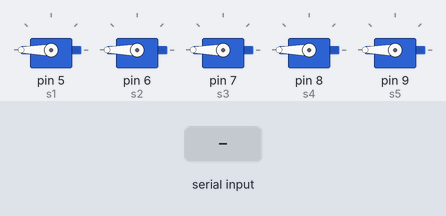
The sketch below on a simulated Arduino Uno, built with avr-gcc and run on an emulated ATmega328P. Shown: 5 × servo. Inputs (shaded band) come from the test bench. What the sketch prints to the serial monitor is not drawn.

Above: at 1.2 s.
1.3 s: "90,45\n" received over Serial
At 3.4 s:
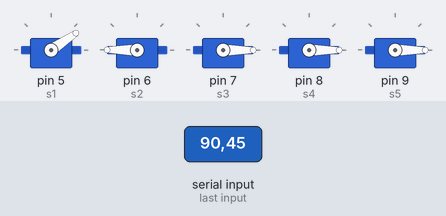
3.8 s: "30,150\n" received over Serial
At 5.4 s:
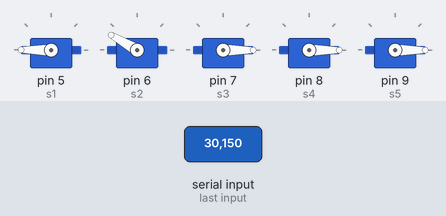
6.3 s: "0\n" received over Serial
At 8.3 s:
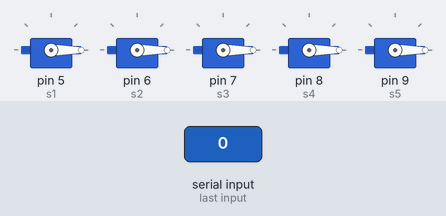
8.8 s: "5\n" received over Serial
At 10.2 s:
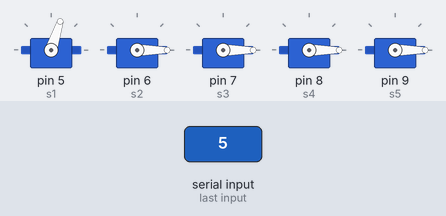
11.3 s: "90\n" received over Serial
At 13.3 s:
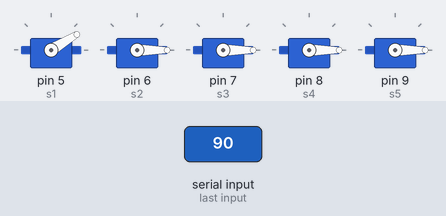
13.8 s: "200\n" received over Serial
At 15.3 s:
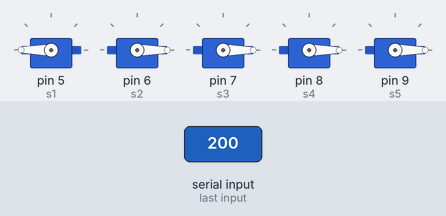
Timing chart, 0 to 16.8 s (numbered marks = the images above; inputs shaded):
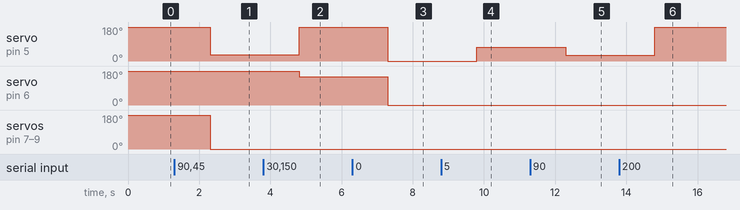

The sketch:

Sending_Servo_data_to_Arduino_from_python.ino
```cpp
#include<Servo.h>

//variables to transform the string into numbers
String msg;    //message sent from python
int number[5]; //vector for storing servo data
int power;     //exponentiation to calculate servo data
int k;         //counter
int pos;       //position to store the servo data

//servo pin
int s1 = 5;
int s2 = 6;
int s3 = 7;
int s4 = 8;
int s5 = 9;

//servo objects
Servo m1;
Servo m2;
Servo m3;
Servo m4;
Servo m5;

void setup() {
  //select the servo pin
  m1.attach(s1);
  m2.attach(s2);
  m3.attach(s3);
  m4.attach(s4);
  m5.attach(s5);

  //initialize the serial port
  Serial.begin(9600);

  //servo reset
  m1.write(180);
  m2.write(180);
  m3.write(180);
  m4.write(180);
  m5.write(180);
}

void loop(){

  //if there is data avaible read it
  if(Serial.available()){

    //read message
    msg = Serial.readString();

    //vector reset
    for (k=0;k<5;k++){
      number[k]=0;
    }

    //Servo data calculation
    for (k=0; k<15; k++){
      //position setting
      switch (k){
        case 0: case 1: case 2: pos=0; break;
        case 3: case 4: case 5: pos=1; break;
        case 6: case 7: case 8: pos=2; break;
        case 9: case 10: case 11: pos=3; break;
        case 12: case 13: case 14: pos=4; break;
      }
      //pow setting
      switch (k){
        case 0: case 3: case 6: case 9: case 12: power=100; break;
        case 1: case 4: case 7: case 10: case 13: power=10; break;
        case 2: case 5: case 8: case 11: case 14: power=1; break;
      }
      //sum of the number
      number[pos]+=(((int)msg.charAt(k))-48)*power;
    }

    m1.write(number[0]);
    m2.write(number[1]);
    m3.write(number[2]);
    m4.write(number[3]);
    m5.write(number[4]);

    Serial.print(1);
  }
}
```

Measured:
- after the input at 1.3 s, servo on pin 5 (s1): 180° → 34° after 1.0 s; servo on pin 7 (s3), servo on pin 8 (s4), servo on pin 9 (s5): 180° → 0° after 1.0 s
- after the input at 3.8 s, servo on pin 5 (s1): 34° → 180° after 1.0 s; servo on pin 6 (s2): 180° → 150° after 1.0 s
- after the input at 6.3 s, servo on pin 5 (s1): 180° → 0° after 1.0 s; servo on pin 6 (s2): 150° → 0° after 1.0 s
- after the input at 8.8 s, servo on pin 5 (s1): 0° → 72° after 1.0 s
- after the input at 11.3 s, servo on pin 5 (s1): 72° → 31° after 1.0 s
- after the input at 13.8 s, servo on pin 5 (s1): 31° → 180° after 1.0 s
